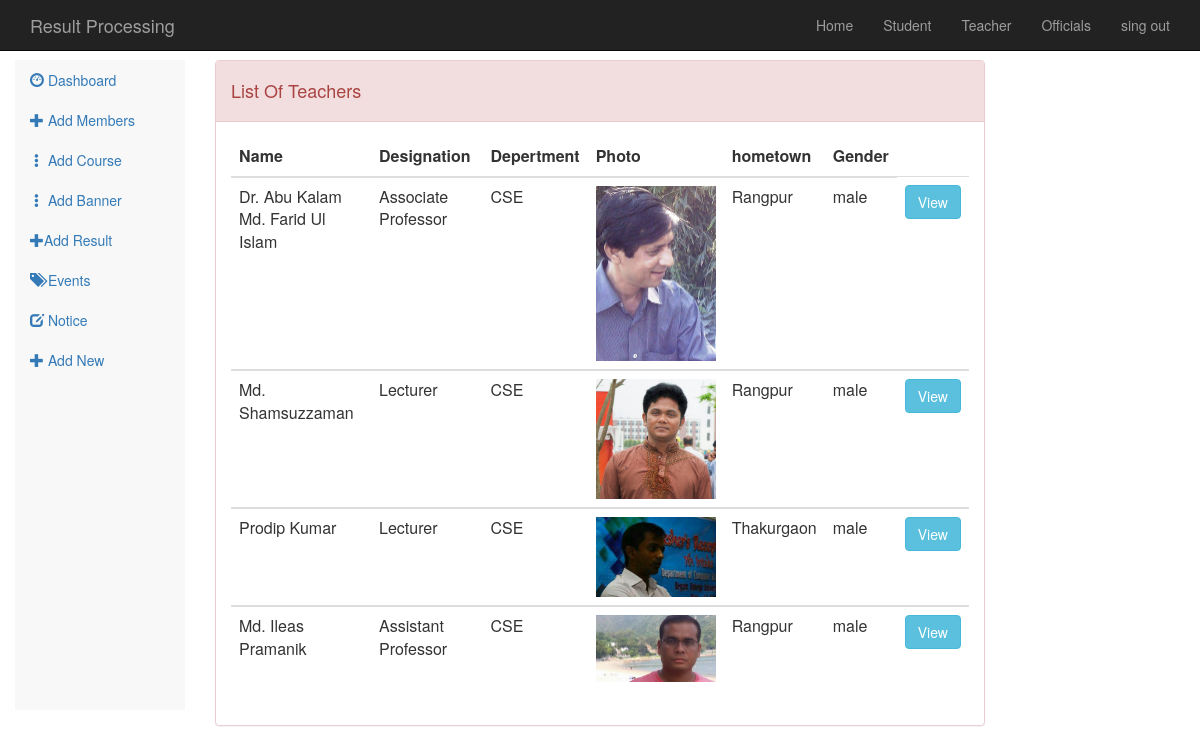
/admin/view-teacher.php, run on the app's committed database.
### tables this page shows
CREATE TABLE `teachers` (
  `teacher_id` int(11) NOT NULL,
  `first_name` varchar(50) NOT NULL,
  `last_name` varchar(50) NOT NULL,
  `email` varchar(50) NOT NULL,
  `photo` varchar(50) NOT NULL,
  `depertment` varchar(100) NOT NULL,
  `designation` varchar(100) NOT NULL,
  `edu_back` varchar(250) NOT NULL,
  `experience` varchar(250) NOT NULL,
  `address` varchar(250) NOT NULL,
  `hometown` varchar(100) NOT NULL,
  `contact` varchar(250) NOT NULL,
  `gender` varchar(50) NOT NULL
);

### admin/view-teacher.php (the view, shortened to what this page needs)
<?php include 'include/condb.php';?>
<html>
	<head>
		<link rel="stylesheet" href="../bootstrap/css/bootstrap.css">
	</head>
	<body>
		<?php include 'include/header.php';?>
		<div style="width:50px;height:60px;"></div>
		<?php include 'include/sidebar.php';?>
		<div class="col-lg-8">
		 <div class="panel panel-danger panel-responsive">
						<div class="panel-heading"> <h4> List Of Teachers  </h4> </div>
						<div class="panel-body">
							<table class="table table-hover ">
								<thead>
									    <th>Name  </th>
									    <th>Designation</th>
										<th>Depertment</th>
										<th>Photo</th>
										<th>hometown </th>
										<th>Gender </th>
								</thead>
								<?php
									 $sql="SELECT * FROM teachers ";
									 $run_sql=  mysqli_query($con,$sql);
									  while ($rows= mysqli_fetch_array($run_sql)) {
										echo'
												<tbody>
													<td>'.$rows['first_name'].' '.$rows['last_name'].'</td>
													<td>'.$rows['designation'].'  </td>
													<td>'.$rows['depertment'].'  </td>
													<td>  <img src="../images/'.$rows['photo'].'" width="120px"> </td>
													<td>'.$rows['hometown'].'  </td>
													<td>'.$rows['gender'].'  </td>
													<td>
														<button type="button" class="btn btn-info" data-toggle="modal" data-target="#myModal"
														                                               data-id="first_name" >View
														</button>
															<div class="modal fade" id="myModal" role="dialog">
																<div class="modal-dialog">
																	<div class="modal-content">
																		<div class="panel panel-warning">
																			<div class="panel-heading"> <h4 class="modal-panel"> View Information
																				 <button type="button" class="close" data-dismiss="modal" aria-hidden="true">×</button>
																			 </h4> </div>
																			<div class="panel-body">
																				<div class="modal-body">
																				</div>
																				<div class="modal-footer">
																					<button class="btn btn-default" data-dismiss="modal" type="button">Close</button>
																				</div>
																			</div>
																		</div>
																	</div>
																</div>
															</div>
													</td>
												</tbody>
											';
									}
								?>
							</table>
						</div>
			    </div>
		</div>
	</body>
</html>

### data on the page
teachers: first_name "Dr. Abu Kalam", last_name "Md. Farid Ul Islam", designation "Associate Professor", depertment "CSE", photo (picture), hometown "Rangpur", gender "male"
teachers: first_name "Md.", last_name "Shamsuzzaman", designation "Lecturer", depertment "CSE", photo (picture), hometown "Rangpur", gender "male"
teachers: first_name "Prodip", last_name "Kumar", designation "Lecturer", depertment "CSE", photo (picture), hometown "Thakurgaon", gender "male"
teachers: first_name "Md. Ileas", last_name "Pramanik", designation "Assistant Professor", depertment "CSE", photo (picture), hometown "Rangpur", gender "male"
